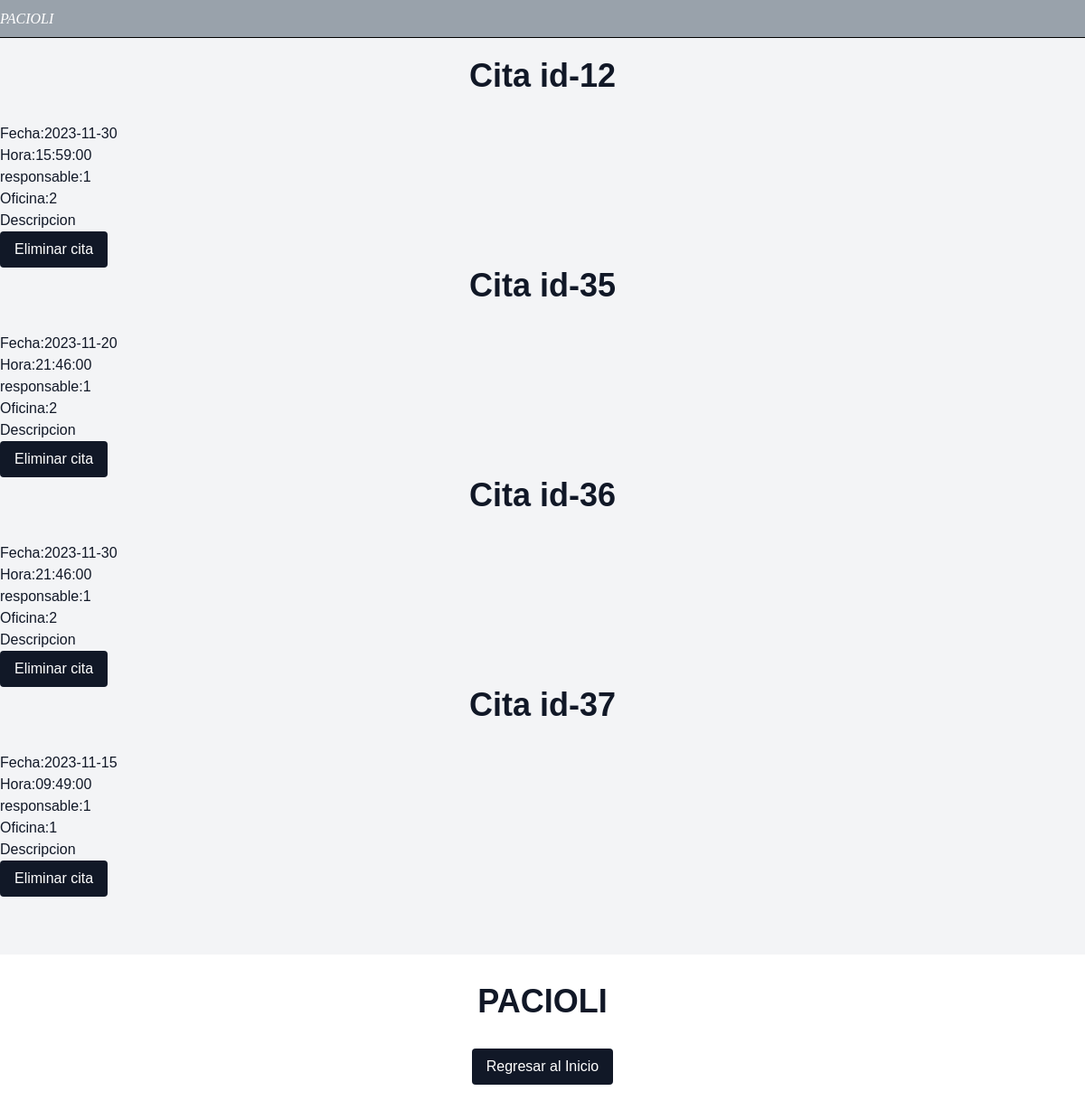
Page /view/miCita.php (signed in) on the committed database.
### tables this page shows
CREATE TABLE `citas` (
  `id_cita` int(11) NOT NULL,
  `fecha` date NOT NULL,
  `hora` time NOT NULL,
  `responsable` int(11) NOT NULL,
  `oficina` int(11) NOT NULL,
  `usuario` int(11) NOT NULL,
  `descripcion` varchar(200) NOT NULL
);

### view/miCita.php (the view, shortened to what this page needs)
<?php
include("../controller/conexionbd.php");
$ID = $_SESSION['id_usuario'];
$micita = "SELECT * FROM citas where usuario = '$ID'";
?>
<!DOCTYPE html>
<html lang="en">
<head>
    <link rel="stylesheet" href="https://cdn.jsdelivr.net/npm/tailwindcss@2.2.19/dist/tailwind.min.css">
    <link rel="stylesheet" href="../css/style-home.css">
    <link rel="stylesheet" href="../css/styles-recomendados.css">
    <link rel="stylesheet" href="../css/styles_footer.css">
</head>
<body>
       <header class="nav">
            <h1 class="icon">
                <a class="sub" href="Home.php">PACIOLI</a>
            </h1>
        </header>
    <section id="nosotros" class="bg-gray-100 py-8 md:py-16">
        <?php $resultado = mysqli_query($conexion, $micita);
        while($row=mysqli_fetch_assoc($resultado)) { ?>
        <div class="text-2xl md:text-4xl font-bold text-center mb-4 md:mb-8 text-gray-900">Cita id-<?php echo $row['id_cita'];?></div>
        <p class="text-base md:text-lg text-gray-700 max-w-3xl mx-auto mb-4 md:mb-8">
        <ul class="text-gray-900">
            <li>Fecha:<?php echo $row['fecha'];?></li>
            <li>Hora:<?php echo $row['hora'];?></li>
            <li>responsable:<?php echo $row['responsable'];?></li>
            <li>Oficina:<?php echo $row['oficina'];?></li>
            <li>Descripcion<?php echo $row['descripcion'];?></li>
        </ul>
        </p>
        <a href="../controller/citaeliminar.php?id=<?php echo $row["id_cita"];?>" class="inline-block"><button class="bg-gray-900 text-white px-4 py-2 rounded">Eliminar cita</button></a>
        <?php } ?>
    </section>
    <footer class="text-white py-8">
        <div class="text-2xl md:text-4xl font-bold text-center mb-4 md:mb-8 text-gray-900">PACIOLI</div>
        <div class="flex justify-center items-center flex-col md:flex-row">
            <a href="inicio.php" class="inline-block"><button class="bg-gray-900 text-white px-4 py-2 rounded">Regresar al Inicio</button></a>
        </div>
    </footer>
</body>
</html>

### css/style-home.css (style rules this page uses)
html { scroll-behavior: smooth; }
body { background-color: white; color: white; font-family: Helvetica; margin: 0; list-style: none; scroll-behavior: smooth; }
header { width: 100%; max-height: 80px; background-color: rgba(46, 63, 81, 0.452); display: flex; border-bottom: 1px solid black; justify-content: space-between; align-items: center; overflow: hidden; font-style: italic; font-family: Georgia, 'Times New Roman', Times, serif; position: fixed; top: 0; left: 0; }
.icon { width: max(300px, 30vw); aspect-ratio: 35 / 4; display: flex; align-items: center; }
.sub { color: inherit; text-decoration: none; }
a { text-decoration: none; color: white }

### rows in the picture
citas: id_cita "12", fecha "2023-11-30", hora "15:59:00", responsable "1", oficina "2"
citas: id_cita "35", fecha "2023-11-20", hora "21:46:00", responsable "1", oficina "2"
citas: id_cita "36", fecha "2023-11-30", hora "21:46:00", responsable "1", oficina "2"
citas: id_cita "37", fecha "2023-11-15", hora "09:49:00", responsable "1", oficina "1"
